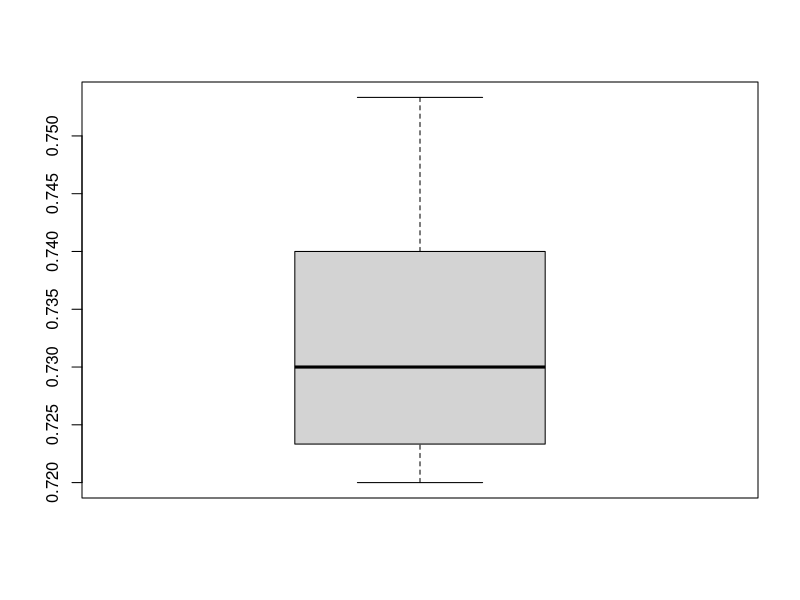

Reproduce this figure in R.
library(caret)
data(GermanCredit)
#data(germancredit)
GermanCredit[,c("Purpose.Vacation","Personal.Female.Single")] <-list(NULL)
set.seed(12)
trainIndex = createDataPartition(GermanCredit$Class, p=0.7, list=FALSE, times=10 )
acc = vector("numeric",10)
for(ii in 1:10){
train.feature= GermanCredit[trainIndex[,ii], -10]
train.label = GermanCredit$Class[trainIndex[,ii]]
test.feature= GermanCredit[-trainIndex[,ii], -10]
test.label= GermanCredit$Class[-trainIndex[,ii]]
fitControl = trainControl(method="repeatedcv", number=5, repeats=2)
set.seed(5)
knnFit = train(train.feature,train.label,method = "knn",trControl=fitControl, preProcess=c("center","scale"), tuneLength=10)
pred= predict(knnFit,test.feature)
acc[ii]=mean(pred==test.label)
}
acc
boxplot(acc)
